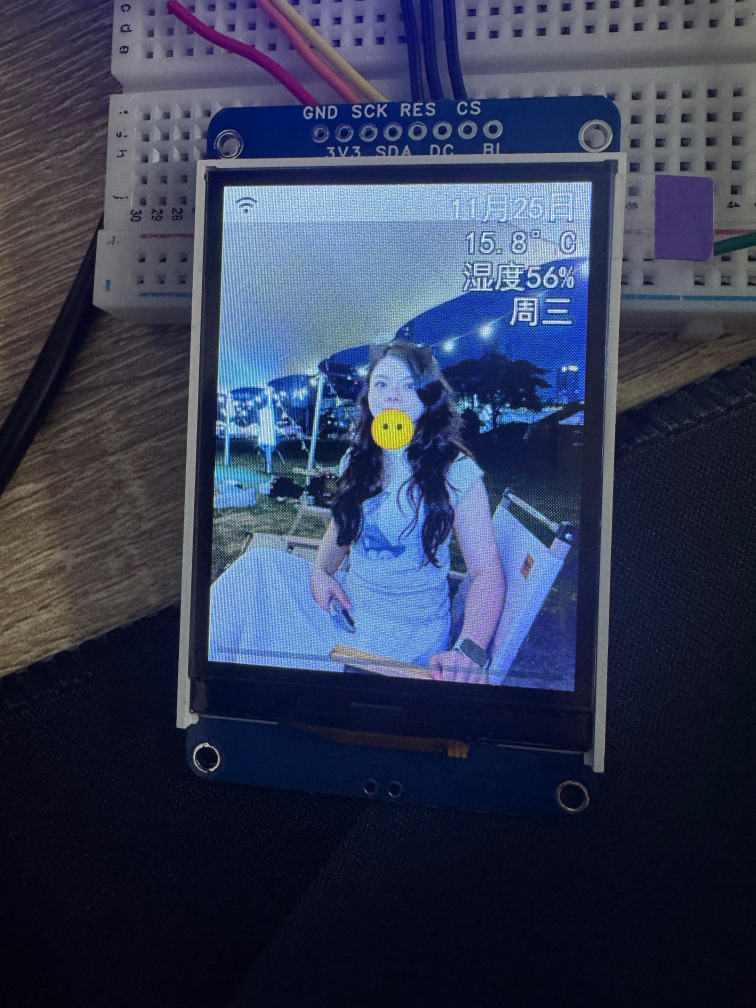
#> input picture xes/b3.jpg, 3024 x 4032 px, found by its file name (shown at 1/4 size)
$ python zoom2.py
#> lines starting #> are read from the running program, lines starting #| are printed output that depends on the picture
from PIL import Image, ImageEnhance
im = Image.open(r"C:\Users\Administrator\Doubao\chats\2026-11-24\new-chat\xes\b3.jpg")
#> im is the input picture: PIL image 3024x4032 RGB; mean R, G, B 52.3, 60.2, 85.2
im.crop((730, 950, 1290, 1230)).resize((1120, 460)).save(r"C:\Users\Administrator\Doubao\chats\2026-11-24\new-chat\xes\zoom_clock2.png")
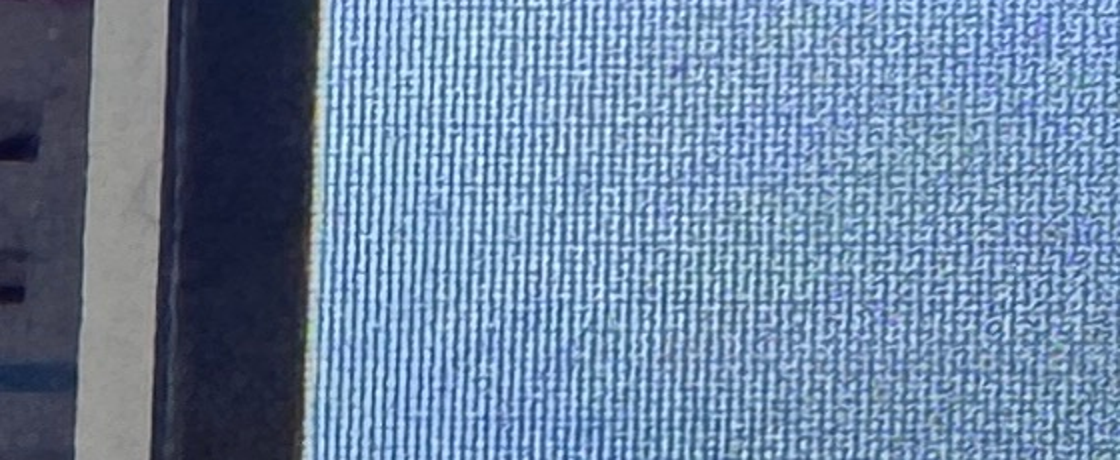
#> saved as zoom_clock2.png: PIL image 1120x460 RGB; mean R, G, B 108.2, 132.8, 162.4
print("ok")

$ run again, with xes/board_new.jpg copied over xes/b3.jpg
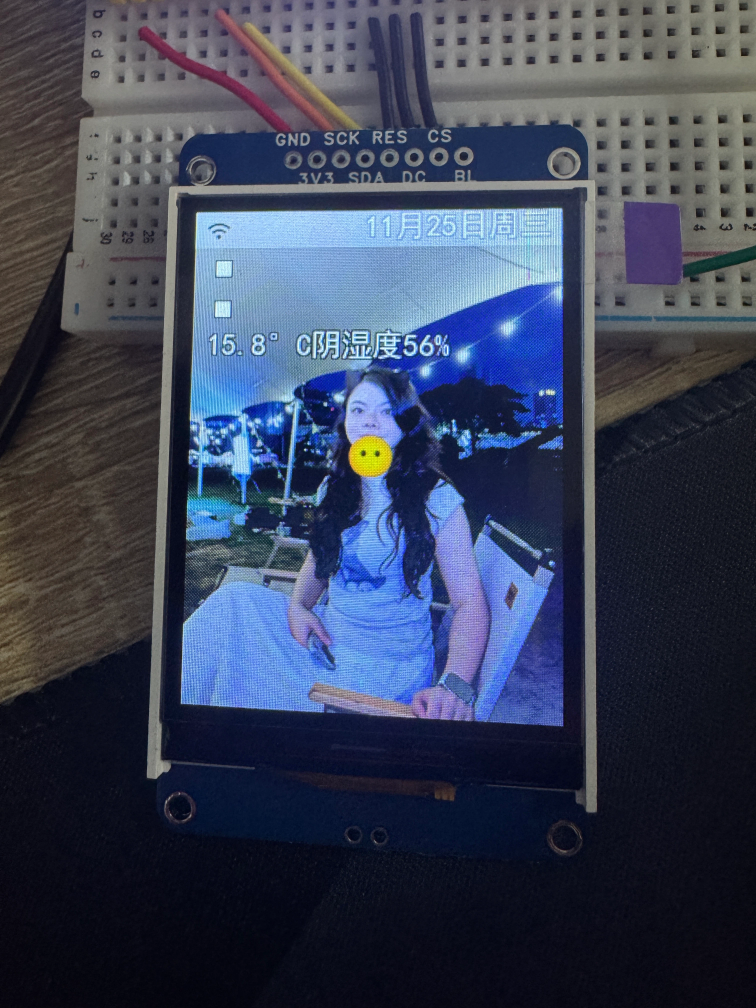
#> input picture xes/board_new.jpg, 3024 x 4032 px, found by its file name (shown at 1/4 size)
#> im is the input picture: PIL image 3024x4032 RGB; mean R, G, B 58.4, 66.4, 87.6
#> `im.crop((730, 950, 1290, 1230)).resize((1120, 460)).save(r"C:\Users\Ad..`:
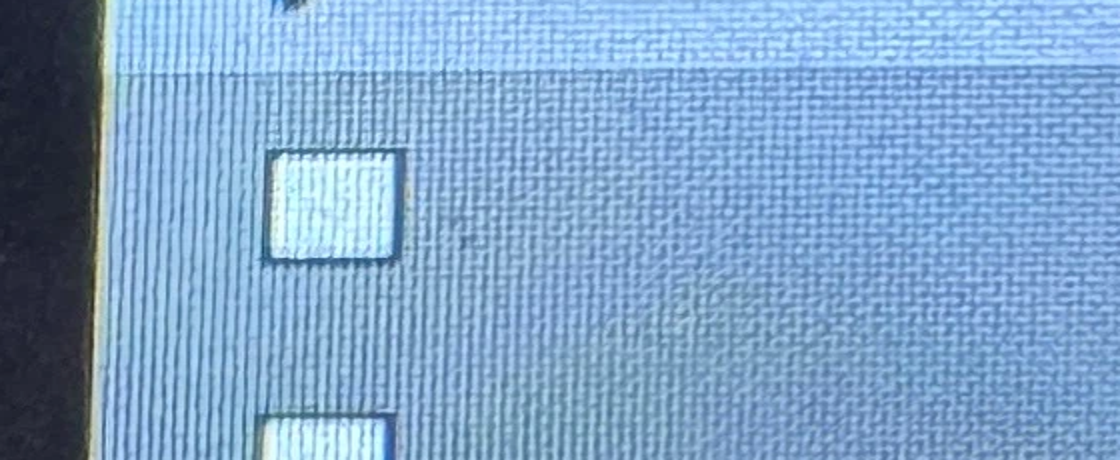
#> saved as zoom_clock2.png: PIL image 1120x460 RGB; mean R, G, B 127.7, 164.4, 200.9
